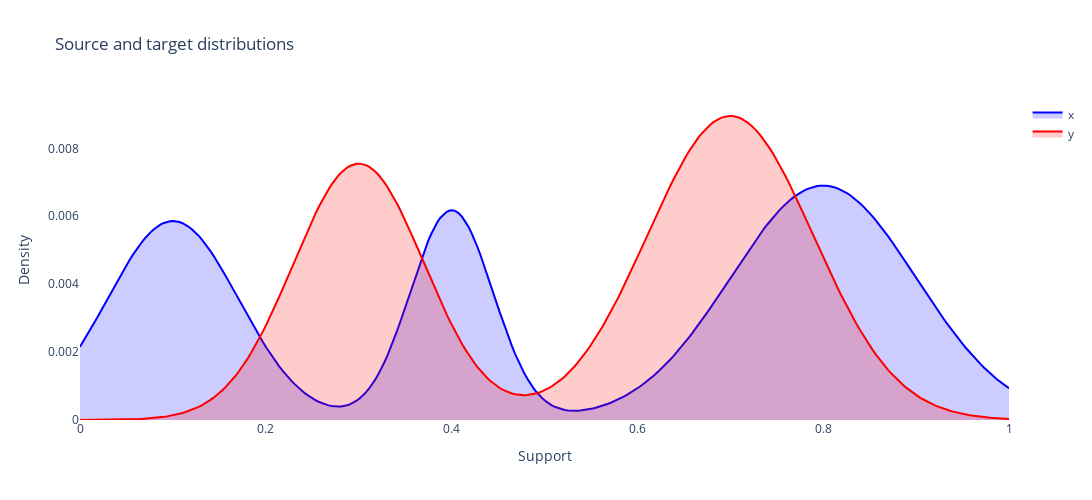

Notebook source saved alongside this figure:
### Markdown cell above
### Generación de datos

### Code cell
def generate_mixture(alpha, mu, var, interval=[0,1], n=300):

    mixture_size = len(alpha)
    t = np.linspace(*interval, num=n)

    density = 0
    for j in range(mixture_size):
        density += alpha[j] * sps.norm.pdf(t, loc=mu[j], scale=np.sqrt(var[j]))
    
    density /= density.sum()
    return density

# Mixturas:
gmm_x = generate_mixture([0.3, 0.2, 0.5], [0.1, 0.4, 0.8], [0.005, 0.002, 0.01])
gmm_y = generate_mixture([0.4, 0.6], [0.3, 0.7], [0.005, 0.008])

# Visualización de densidades:
fig = go.Figure()
t = np.linspace(0, 1, num=len(gmm_x))
fig.add_trace(go.Scatter(x=t, y=gmm_x, fill='tozeroy', fillcolor='rgba(0,0,255,0.2)', line_color='blue', name='x'))
fig.add_trace(go.Scatter(x=t, y=gmm_y, fill='tozeroy', fillcolor='rgba(255,0,0,0.2)', line_color='red', name='y'))

fig.update_layout(
    title='Source and target distributions',
    xaxis_title='Support',
    yaxis_title='Density',
    height=500, width=1200,
    plot_bgcolor='white', paper_bgcolor='white')

fig.show()
fig.write_image('../img/kantorovich_continuous_density.pdf')

### Figure 1 — Plotly figure (JSON) as saved in the notebook; plotly's stock layout.template omitted (floating-point values rounded to 4 significant figures; data arrays with more than 128 entries replaced by an {"elided": "..."} marker saying what was removed)
{"data": [{"fill": "tozeroy", "fillcolor": "rgba(0,0,255,0.2)", "line": {"color": "blue"}, "name": "x", "type": "scatter", "x": {"elided": "300 float values"}, "y": {"elided": "300 float values"}}, {"fill": "tozeroy", "fillcolor": "rgba(255,0,0,0.2)", "line": {"color": "red"}, "name": "y", "type": "scatter", "x": {"elided": "300 float values"}, "y": {"elided": "300 float values"}}], "layout": {"height": 500, "paper_bgcolor": "white", "plot_bgcolor": "white", "title": {"text": "Source and target distributions"}, "width": 1200, "xaxis": {"autorange": true, "range": [0, 1], "title": {"text": "Support"}, "type": "linear"}, "yaxis": {"autorange": true, "range": [0, 0.009423], "title": {"text": "Density"}, "type": "linear"}}}
